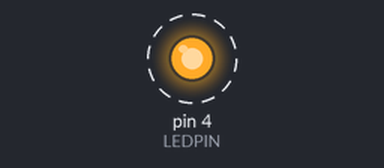
Bench run of a sketch on a simulated Arduino Uno, built with avr-gcc and run on an emulated ATmega328P. On the bench: output pins drawn as LEDs (lit = HIGH). Dashed ring = blinking. What the sketch prints to the serial monitor is not drawn.

Above: at 0.05 s.
Timing chart, 0 to 3.0 s (numbered marks = the images above):
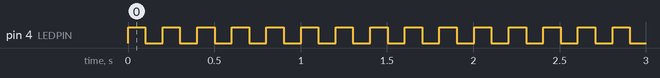

The sketch:

sketch_01_20241206a_Blink.ino
```cpp
//
// sketch_01_20241206a_Blink.ino
//

#define LEDPIN	4

void setup() {
  pinMode(LEDPIN, OUTPUT);
  Serial.begin(57600);
}

void loop() {
  digitalWrite(LEDPIN, HIGH);
  Serial.print(millis()); Serial.print("\t"); Serial.println("1");
  delay(100);
  digitalWrite(LEDPIN, LOW);
  Serial.print(millis()); Serial.print("\t"); Serial.println("0");
  delay(100);
}
```

Measured:
- by itself, pin 4 (LEDPIN): alternates HIGH for 0.10 s and LOW for 0.10 s
